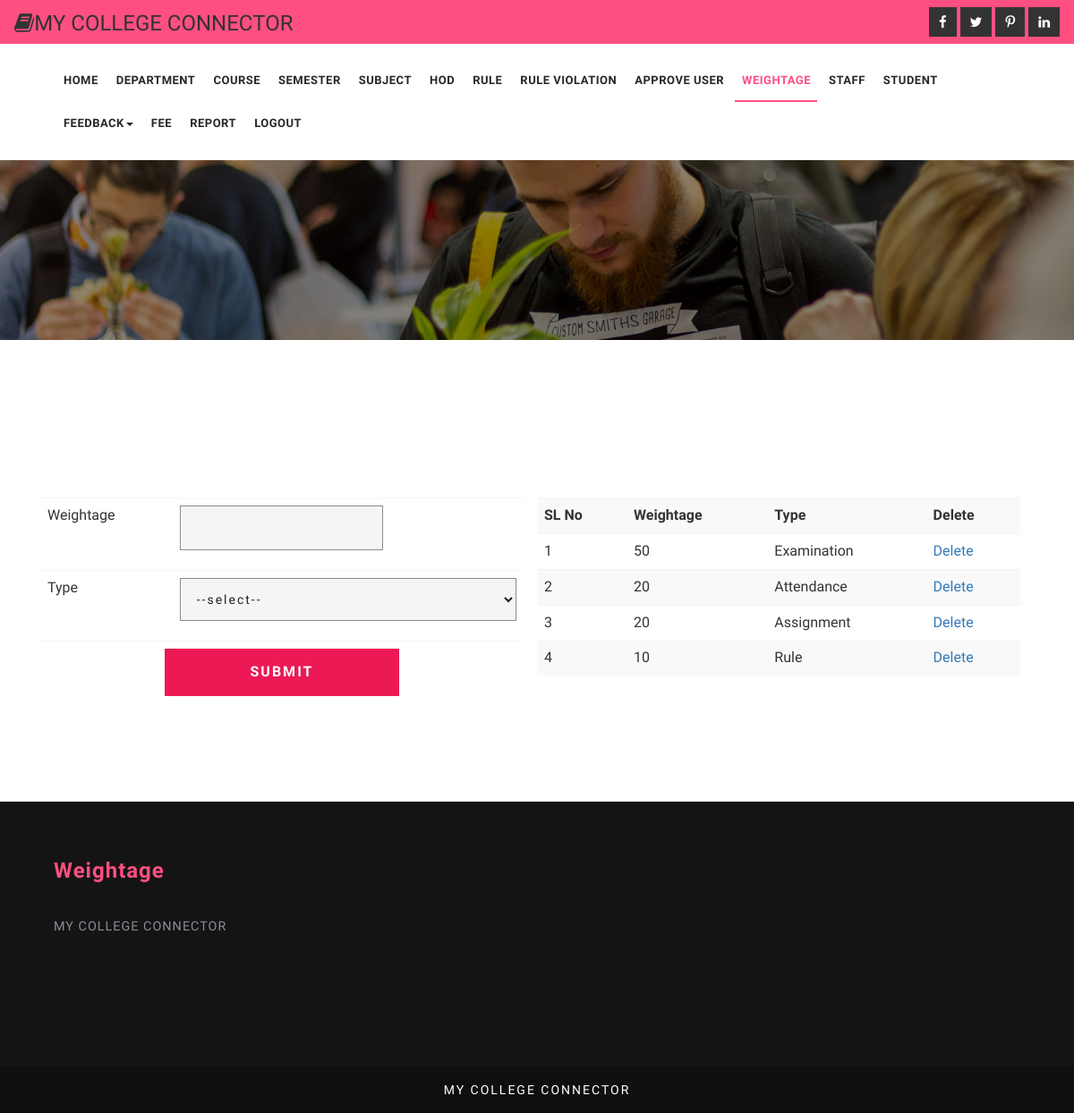
Page /admin/add_weightage.php (signed in) on the committed database.
### tables this page shows
CREATE TABLE IF NOT EXISTS `tbl_weightage` (
  `weightage_id` int(11) NOT NULL AUTO_INCREMENT,
  `weightage` int(11) NOT NULL,
  `type` varchar(50) NOT NULL,
  PRIMARY KEY (`weightage_id`)
);

### admin/query.php (called while the page is built, shortened)
<?php
include_once("../dboperation.php");
class query
{
function select_weightage()
{
	$sql="select * from tbl_weightage";
		$db=new dboperation();
		$res=$db->execute($sql);
		return $res;
}
}
?>

### dboperation.php (called while the page is built, shortened)
<?php
class dboperation
{
	var $con,$dbcon,$res;
	function dbconnect()
	{
		$this->con=mysqli_connect("localhost","root","","college_connector");
	}
	function execute($qry)
	{
		$this->res=mysqli_query($this->con,$qry);
		return $this->res;
	}
}
?>

### admin/add_weightage.php (the view, shortened to what this page needs)
<!DOCTYPE html>
<html>
<head>
	<link href="../css/bootstrap.css" rel="stylesheet" type="text/css" media="all" />
	<link href="../css/style.css" rel="stylesheet" type="text/css" media="all" />
	<link href="../css/font-awesome.css" rel="stylesheet">
</head>
<body>
	 <?php
if(isset($_SESSION['login_id']))
{
    ?>
	<div class="header-1">
	<div class="agileits_top_menu">
		<div class="w3l_header_left">
					<div>
				<h3><span class="fa fa-book" aria-hidden="true"></span>MY COLLEGE CONNECTOR</h3></div>
			</div>
			<div class="w3l_header_right">
				<div class="w3ls-social-icons text-left">
					<a class="facebook" href="#"><i class="fa fa-facebook"></i></a>
					<a class="twitter" href="#"><i class="fa fa-twitter"></i></a>
					<a class="pinterest" href="#"><i class="fa fa-pinterest-p"></i></a>
					<a class="linkedin" href="#"><i class="fa fa-linkedin"></i></a>
				</div>
			</div>
			<div class="clearfix"> </div>
		</div>
		<div class="content white agile-info">
			<nav class="navbar navbar-default" role="navigation">
				<div class="container">
					<div class="collapse navbar-collapse" id="bs-example-navbar-collapse-1">
						<nav class="link-effect-2" id="link-effect-2">
							<ul class="nav navbar-nav">
								<li  ><a href="adminhome.php" class="effect-3">Home</a></li>
								<li><a href="department.php" class="effect-3">Department</a></li>
								<li  ><a href="course.php" class="effect-3">Course</a></li>
								<li><a href="semester.php" class="effect-3">Semester</a></li>
		<li><a href="subject.php" class="effect-3">Subject</a></li>
	<li><a href="hod.php" class="effect-3">HOD</a></li>
<li><a href="rule.php" class="effect-3">Rule</a></li>
<li><a href="rule_violation.php" class="effect-3">Rule Violation</a></li>
<li><a href="approve_user.php" class="effect-3">Approve User</a></li>
	<li  class="active"><a href="add_weightage.php" class="effect-3">Weightage</a></li>
	<li><a href="staff.php" class="effect-3">Staff</a></li>
<li><a href="student.php" class="effect-3">Student</a></li>
<li><a href="#" class="dropdown-toggle hvr-bounce-to-bottom" data-toggle="dropdown" role="button" aria-haspopup="true" aria-expanded="false">Feedback<span class="caret"></span></a>
										</li>
<li><a href="feedetails.php" class="effect-3">Fee</a></li>
					<li><a href="report.php" class="effect-3">
								Report</a></li>
								<li><a href="../logout.php" class="effect-3">Logout</a></li>
							</ul>
						</nav>
					</div>
				</div>
			</nav>
		</div>
	</div>
	<div class="inner_content_info_agileits">
		<div class="container">
			<div class="inner_sec_grids_info_w3ls">
				<div class="w3layouts_mail_grid">
						<div class="col-md-6 wthree_contact_left_grid" style="">
 <?php
include_once("query.php");
$user=new query();
 ?>
<form name="f1" method="post" action="process_add_weightage.php">
 <table class="table">
    <tr>
      <td>Weightage </td>
      <td><label>
<input name="Weightage" type="text" id="Weightage">
      </label></td>
    </tr>
     <tr>
      <td>Type</td>
      <td><select name="type" id="type">
      	<option value="0">--select--</option>
    </select>
      </td>
    </tr>
    <tr>
      <td colspan="2" align="center">
<input style="width:50%" class="operations" type="submit" name="Submit" value="Submit" onClick="return validate_weightage()">
     </td>
    </tr>
  </table>
</form>
						</div>
						<div class="col-md-6 wthree_contact_left_grid">
	 <table  class="table table-striped">
    <tr class="toptrtbl">
       <th>SL No</th>
      <th>Weightage</th>
      <th>Type</th>
      <th>Delete</th>
    </tr>
    <?php
$res=$user->select_weightage();
	$count=1;
  while($r=mysqli_fetch_array($res))
  {
  ?>
    <tr  class=ros<?php echo  $count%2; ?>>
    <td><?php echo$count ?></td>
      <td><?php echo $r['weightage'] ?></td>
      <td><?php echo $r['type'] ?></td>
      <td><a class="operations" href="process_delete_weightage.php?id=<?php echo $r['weightage_id'] ?>">Delete</a></td>
    </tr>
    <?php
	$count++;
  }
  ?>
  </table>
						</div>
						<div class="clearfix"> </div>
				</div>
			</div>
		</div>
	</div>
	<div class="footer_top_agileits">
		<div class="container">
			<div class="col-md-4 footer_grid">
				<h3>Weightage</h3>
				<p>MY COLLEGE CONNECTOR
				</p>
			</div>
			<div class="col-md-4 footer_grid">
			</div>
			<div class="col-md-4 footer_grid">
			</div>
			<div class="clearfix"> </div>
		</div>
	</div>
	<div class="footer_w3ls">
		<div class="container">
					<div class="footer_bottom1">
						<p>MY COLLEGE CONNECTOR</p>
					</div>
		</div>
	</div>
	<?php
}
else
{
    header("location:../login.php");
}
?>
</body>
</html>

### css/style.css (style rules this page uses)
html, body { margin: 0; font-size: 100%; background: #fff; font-family: 'Work Sans', sans-serif; }
body a { text-decoration: none; transition: 0.5s all; -webkit-transition: 0.5s all; -moz-transition: 0.5s all; -o-transition: 0.5s all; -ms-transition: 0.5s all; }
input[type="button"], input[type="submit"] { transition: 0.5s all; -webkit-transition: 0.5s all; -moz-transition: 0.5s all; -o-transition: 0.5s all; -ms-transition: 0.5s all; }
h1, h2, h3, h4, h5, h6 { margin: 0; font-family: 'Work Sans', sans-serif; }
p { margin: 0; letter-spacing: 1px; font-size: 0.9em; }
ul { margin: 0; padding: 0; }
label { margin: 0; }
.w3l_header_left { float:left; margin: .3em 0 0; }
.w3l_header_right { float: right; }
.w3ls-social-icons.text-left a { display: inline-block; }
.w3ls-social-icons i { font-size: 15px; background: #333; padding: 8px 10px; color: #fff; border: 1px solid #333; transition: 0.5s all; -webkit-transition: 0.5s all; -o-transition: 0.5s all; -ms-transition: 0.5s all; -moz-transition: 0.5s all; }
.agileits_top_menu { background: #ff4f81; padding: 0.5em 1em; }
.header-1 { background: url(../images/banner1.jpg) 0px 0px no-repeat; background-size: cover; min-height: 380px; }
.content { margin: 0; padding: 0px; }
.navbar-nav { margin: 0; }
.content.white { background: #fff; padding: 1em 0; }
.navbar { position: relative; min-height: 50px; margin-bottom: 0!important; border: 1px solid transparent; }
.navbar-default { background-color: #fff; border-color: #fff; }
.navbar-default .navbar-nav>li>a { color: #282828; font-size: 13px; letter-spacing: 0.5px; font-weight: 600; text-transform: uppercase; padding: 14px 8px; }
.navbar-nav>li>a { padding-top: 18px; padding-bottom: 15px; }
.navbar-default .navbar-nav>.active>a:before { background: #ff4f81; transform: translateX(0); -webkit-transform: translateX(0); -moz-transform: translateX(0); -o-transform: translateX(0); -ms-transform: translateX(0); }
.effect-3 { overflow: hidden; }
.effect-3:before { left: -1px; bottom: 0; width: 100%; height: 2px; background:#ff4f81; content: ''; position: absolute; transition: transform .5s ease; transform: translateX(-100%); -webkit-transform: translateX(-100%); -moz-transform: translateX(-100%); -o-transform: translateX(-100%); -ms-transform: translateX(-100%); }
.navbar-default .navbar-nav>.active>a, .navbar-default .navbar-nav>.active>a:hover, .navbar-default .navbar-nav>.active>a:focus { color: #ff4f81; background: none; }
.navbar-nav>li { float: left; margin: 0 2px; }
.table>thead>tr>th, .table>tbody>tr>th, .table>tfoot>tr>th, .table>thead>tr>td, .table>tbody>tr>td, .table>tfoot>tr>td { padding: 8px; line-height: 1.42857143; vertical-align: top; border-top: 1px solid rgba(241, 234, 239, 0.5); }
.w3layouts_mail_grid input[type="text"], .w3layouts_mail_grid input[type="email"], .w3layouts_mail_grid input[type="password"], .w3layouts_mail_grid textarea,.w3layouts_mail_grid select { outline: none; padding: 14px; font-size: 14px; color: #212121; background: #f5f5f5; width: 100%; border: 1px solid #8f8888; margin-bottom: 1em; letter-spacing: 2px; }
.w3layouts_mail_grid input[type="submit"], .w3layouts_mail_grid input[type="reset"] { outline: none; padding: 15px 20px; font-size: 16px; color: #fff; font-weight: 600; background: #ec1955; width: 100%; border: none; text-transform: uppercase; letter-spacing: 2px; }
.w3layouts_mail_grid { margin: 3em 0 10px 0; }
.wthree_contact_left_grid { padding-left: 0; }
.inner_content_info_agileits { padding: 1px 0; }
.footer_top_agileits { background: #141415; padding: 4em 0; }
.footer_w3ls { background: #0f0f10; text-align: center; padding: 1em 0; }
.footer_bottom1 p { color: #fff; font-size: 14px; letter-spacing: 2px; margin-top: 0em; }
.footer_grid h3, .footer_grid_left h3 { font-size: 1.5em; color: #ff4f81; position: relative; margin-bottom: 1.5em; font-weight: 600; letter-spacing: 1px; }
.footer_grid p { color: #8b8b96; line-height: 2em; margin-bottom: 2em; }
@media (max-width:1366px) { .inner_sec_grids_info_w3ls { margin-top: 3em; } }
@media (max-width:1366px) { .inner_content_info_agileits, .banner-bottom, .services { padding: 5em 0; } }

### rows in the picture
tbl_weightage: weightage "50", type "Examination"
tbl_weightage: weightage "20", type "Attendance"
tbl_weightage: weightage "20", type "Assignment"
tbl_weightage: weightage "10", type "Rule"
